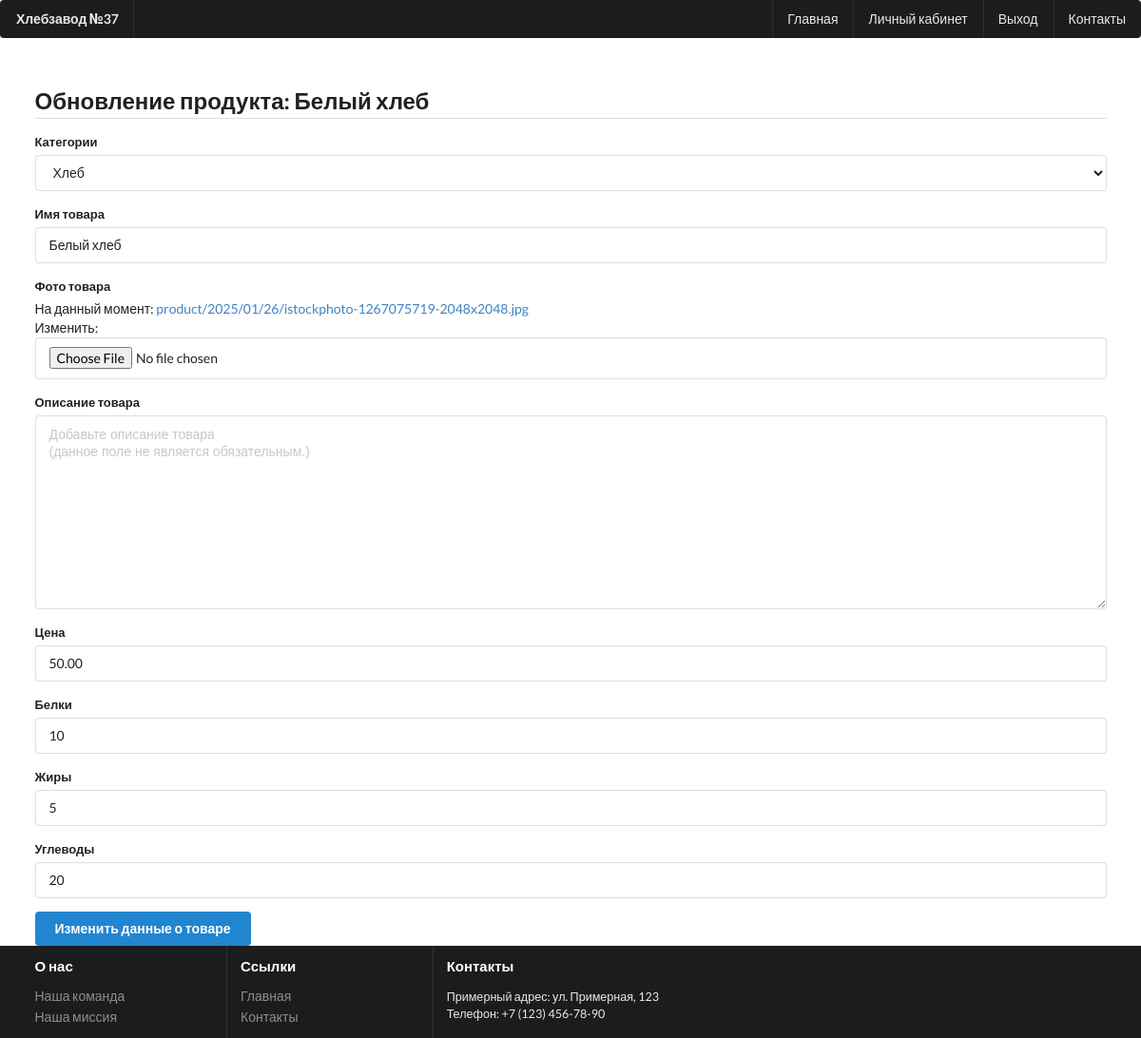
The app's page /product-update-view/11/ (signed in) with its own data.
### inventory/models.py (models this page shows, shortened)
class Product(models.Model):
    category = models.ForeignKey(Category,
                                 on_delete=models.CASCADE,
                                 name='product_category')
    name = models.CharField(max_length=250)
    slug = models.SlugField(max_length=250,
                            unique=True,
                            blank=True)
    image = ThumbnailerImageField(upload_to='product/%Y/%m/%d',
                                  resize_source=dict(quality=95,
                                                     size=(1368,720),
                                                     sharpen=True),)
    text = models.TextField(blank=True)
    price = models.DecimalField(max_digits=10,decimal_places=2)
    protein = models.PositiveIntegerField()
    carbohydrates = models.PositiveIntegerField()
    fats = models.PositiveIntegerField()
    callories = models.PositiveIntegerField(blank=True)
    created = models.DateField(auto_now_add=True)
    updated = models.DateField(auto_now=True)
    class Meta:
        ordering = ['-created']
        indexes = [
            models.Index(fields=['-created'])
        ]

### inventory/views.py (the view, shortened to what this page needs)
# urls.py: path('product-update-view/<int:pk>/',views.ProductUpdateView.as_view(),name='product_update_view')
class ProductUpdateView(TemplateResponseMixin, LoginRequiredMixin, View):
    product = None
    template_name = 'product/update_product_database.html'
    def get_form(self, data=None, files=None):
        return UpdateProductInformationForm(instance=self.product, data=data, files=files)
    def dispatch(self, request, *args, **kwargs):
        pk = kwargs['pk']
        self.product = get_object_or_404(Product, id=pk)
        return super().dispatch(request, *args, **kwargs)
    def get(self, request, *args, **kwargs):
        form = self.get_form()
        return self.render_to_response({
            'product': self.product,
            'form': form,
        })

### inventory/models.py (called while the page is built)
    def __str__(self):
        return self.name

### inventory/templates/product/update_product_database.html (shortened to what this page needs)
{% extends "base.html" %}
{% block content %}
<div class="ui container" style="margin-top: 20px;">
    <h2 class="ui dividing header">Обновление продукта: {{ product.name }}</h2>
    <form class="ui form" method="post" enctype="multipart/form-data">
        {% for field in form %}
            <div class="field {% if field.errors %}error{% endif %}">
                <label for="{{ field.id_for_label }}">{{ field.label }}</label>
                {{ field }}
            </div>
        {% endfor %}
        <button type="submit" class="ui primary button">Изменить данные о товаре</button>
    </form>
</div>
{% endblock content %}

### inventory/templates/base.html (style rules this page uses)
html, body { height: 100%; margin: 0; }
body { display: flex; flex-direction: column; }
.ui.container { flex: 1; }

### records on screen
Product: name "Белый хлеб", form "Хлеб" "Белый хлеб" "50.00" "10" "5" "20"

### other values on screen
{{ field.label }} "Категории" "Имя товара" "Фото товара" "Описание товара" "Цена" "Белки" "Жиры" "Углеводы"
